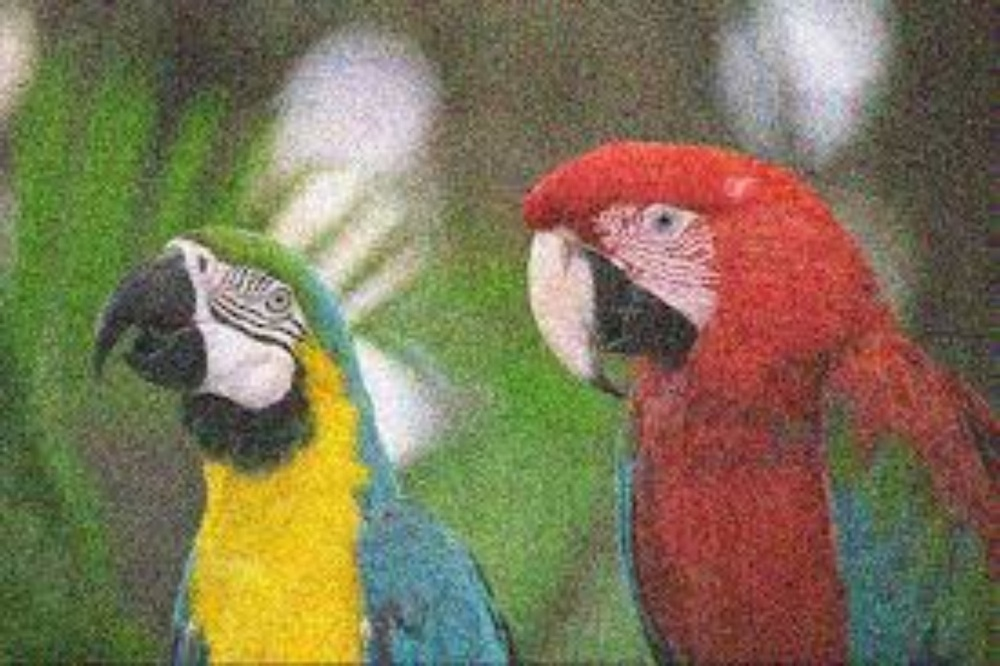
#> input picture Day 2cv/bird image.jpeg, 1000 x 666 px, shrunk from 1380 x 919 before the run
$ python ROI.py
#> lines starting #> are read from the running program, lines starting #| are printed output that depends on the picture; after the words box and inside, x2 and y2 are one past the last pixel; in counts of white or black regions, pixels touching at a corner belong together
import cv2
import matplotlib.pyplot as plt
img = cv2.imread("bird image.jpeg")
#> img is the input picture: shape (666, 1000, 3); mean B, G, R 86.6, 116.5, 126.4

blur = cv2.blur(img,(15,15))
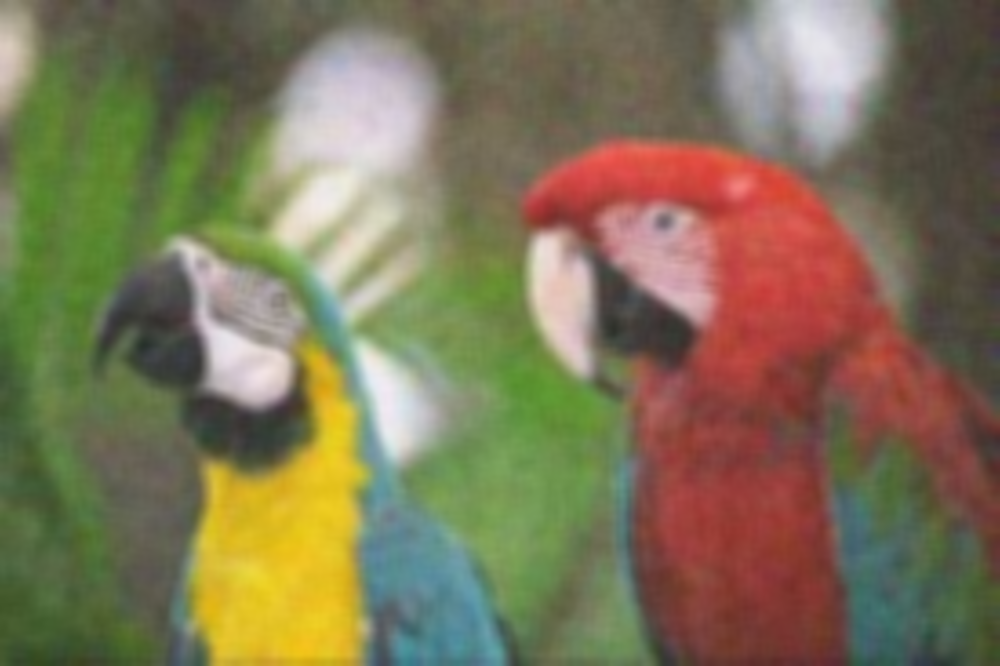
#> blur: shape (666, 1000, 3); mean B, G, R 86.6, 116.5, 126.4
gaussian = cv2.GaussianBlur(img,(15,15),0)
gray = cv2.cvtColor(img,cv2.COLOR_BGR2GRAY)
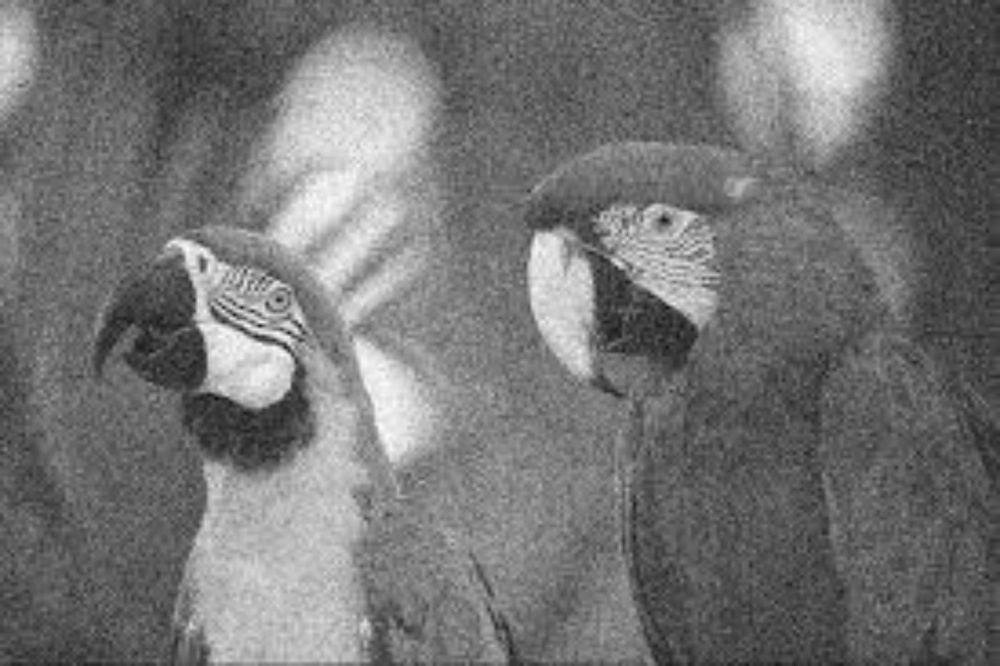
#> gray: shape (666, 1000); min 10, max 251, mean 116.1
edges = cv2.Canny(gray,100,300)
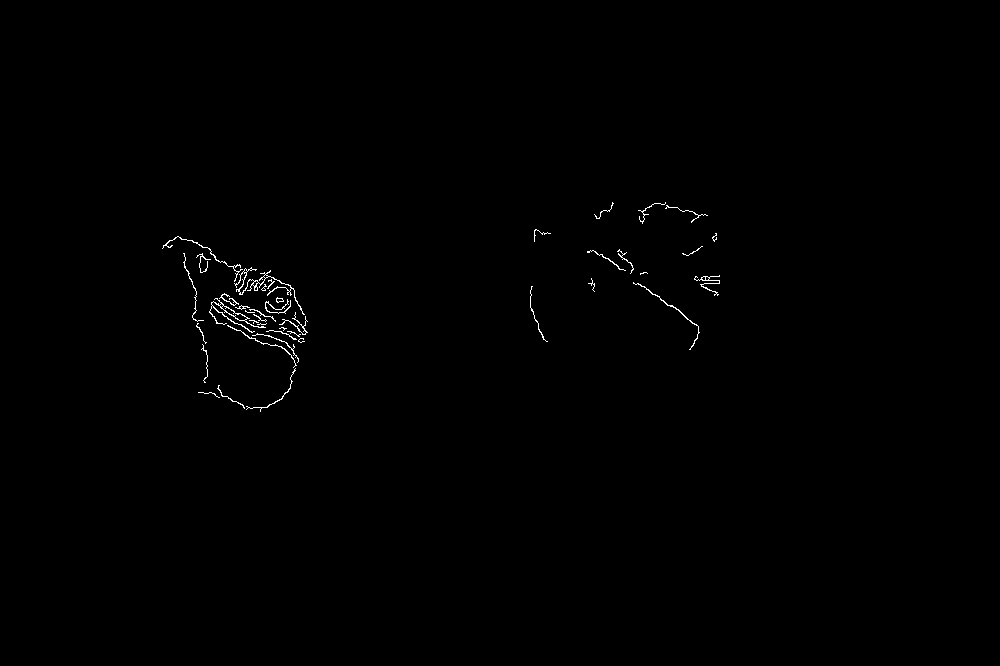
#> edges: shape (666, 1000); 0.37% white in thin lines or dots, all inside (x1, y1, x2, y2) = (162, 202, 720, 412)
threshold, thresh = cv2.threshold(gray,0,255,cv2.THRESH_BINARY+cv2.THRESH_OTSU)
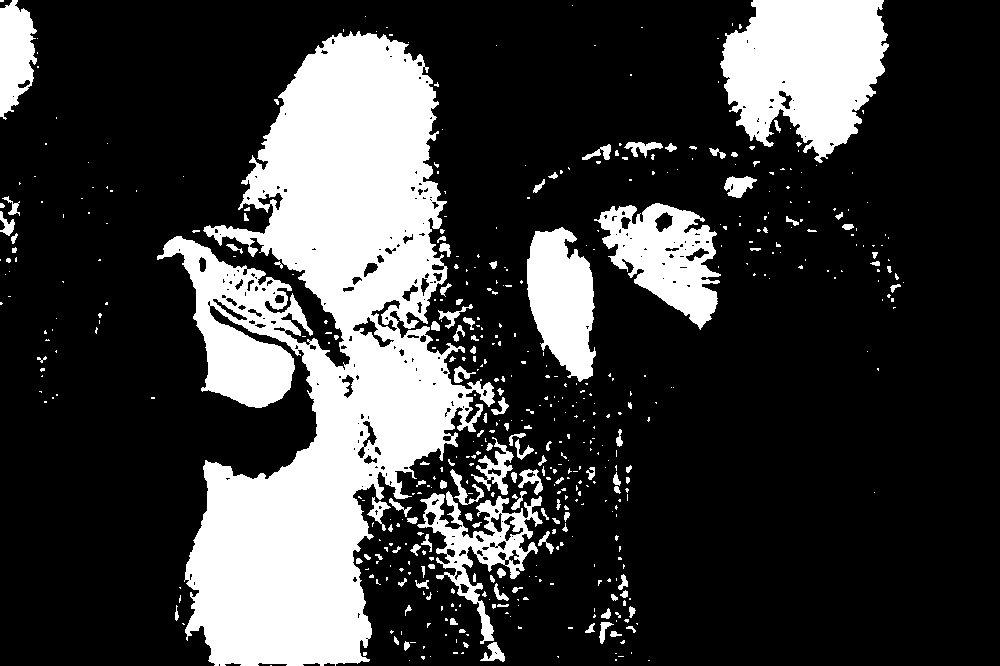
#> thresh: shape (666, 1000); 23.9% white; 514 white regions (387 under 20 px), largest, box (x1, y1, x2, y2) and area: (157, 31, 495, 666) 105407, (720, 0, 889, 163) 19150, (594, 203, 721, 330) 8306
#> threshold = 137

plt.imshow(cv2.cvtColor(img,cv2.COLOR_BGR2RGB))

plt.show()

$ run again, with Day 2cv/tree.jpeg copied over Day 2cv/bird image.jpeg
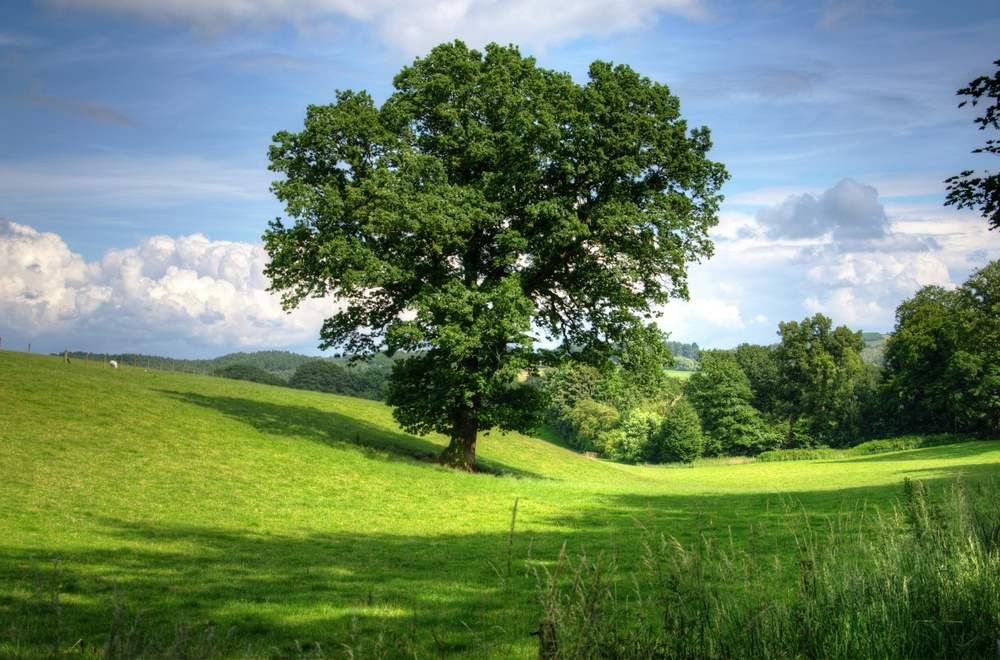
#> input picture Day 2cv/tree.jpeg, 1000 x 660 px, shrunk from 4944 x 3263 before the run
#> img is the input picture: shape (660, 1000, 3); mean B, G, R 99.5, 132.9, 108.6
#> `edges = cv2.Canny(gray,100,300)`:
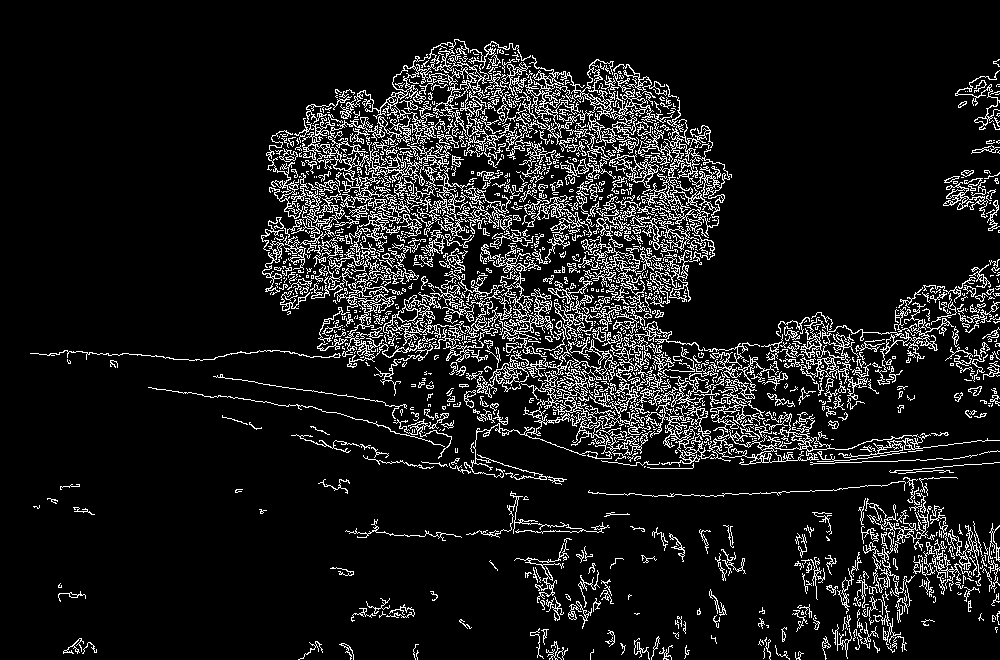
#> edges: shape (660, 1000); 10.3% white in thin lines or dots
#> `threshold, thresh = cv2.threshold(gray,0,255,cv2.THRESH_BINARY+cv2.THR..`:
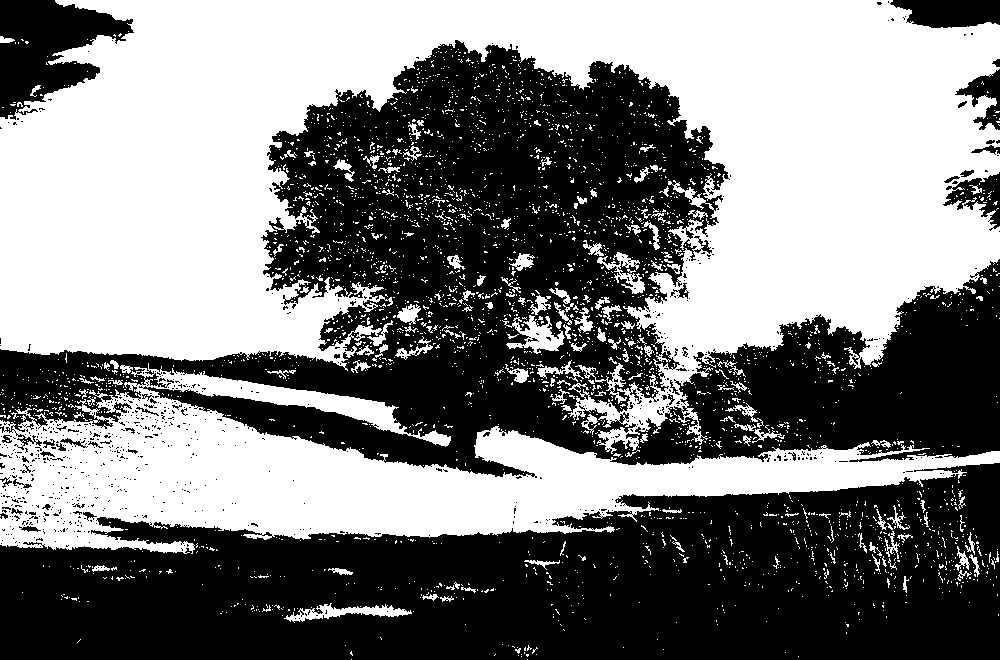
#> thresh: shape (660, 1000); 49.2% white; 3265 white regions (3096 under 20 px), largest, box (x1, y1, x2, y2) and area: (0, 0, 1000, 454) 226471, (0, 363, 1000, 554) 76438, (502, 315, 565, 354) 1028
#> threshold = 122
